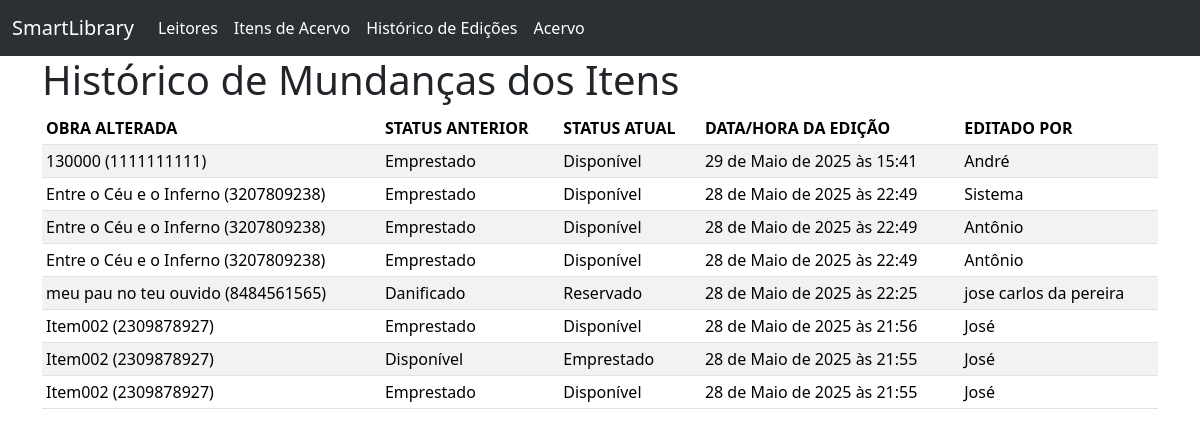
Before: /collection-item/history with the older database file.
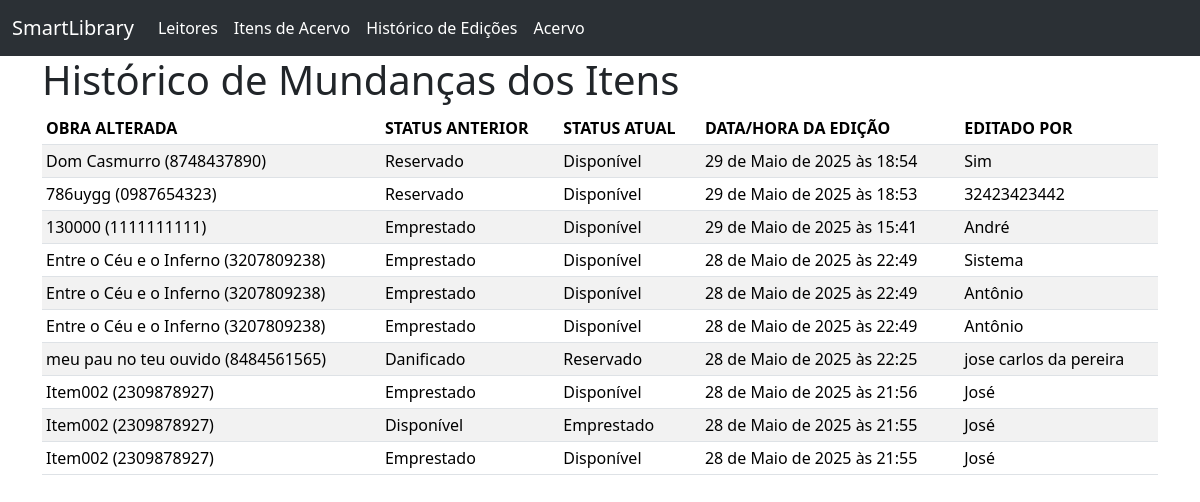
After: the same page with the newer database file.
### collection_item/models.py (models this page shows, shortened)
class ItemStatusChange(models.Model):
    item = models.ForeignKey(
        CollectionItem, on_delete=models.CASCADE, related_name="status_changes"
    )
    previous_status = models.CharField(max_length=10, verbose_name="Status Anterior")
    new_status = models.CharField(max_length=10, verbose_name="Novo Status")
    changed_at = models.DateTimeField(verbose_name="Data da Alteração", default=now)
    changed_by = models.CharField(
        max_length=100,
        verbose_name="Responsável pela Alteração",
        blank=False,
        null=False,
    )
    class Meta:
        ordering = ["-changed_at"]
        verbose_name = "Alteração de Status"
        verbose_name_plural = "Alterações de Status"

class CollectionItem(models.Model):
    ESTADO_CONSEVACAO = {
        "Bom": "Bom",
        "Regular": "Regular",
        "Ruim": "Ruim",
        "Danificado": "Danificado",
    }
    ESTADO_DISPONIVEL = {
        "Disponível": "Disponível",
        "Emprestado": "Emprestado",
        "Reservado": "Reservado",
    }
    title = models.CharField(
        verbose_name="Título da Obra",
        max_length=50,
        null=False,
        blank=False,
    )
    id_code = models.CharField(
        verbose_name="Código Identificador",
        max_length=10,
        primary_key=True,
        validators=[id_code_validator],
    )
    preservation = models.CharField(
        verbose_name="Estado de Conservação",
        max_length=10,
        choices=ESTADO_CONSEVACAO,
        null=False,
        blank=False,
    )
    availability = models.CharField(
        verbose_name="Disponibilidade",
        max_length=10,
        choices=ESTADO_DISPONIVEL,
        null=False,
        blank=False,
    )
    entry_date = models.DateField(
        auto_now_add=True,
        null=False,
        blank=False,
    )
    class Meta:
        ordering = ["title"]
        verbose_name = "Item do Acervo"
        verbose_name_plural = "Itens do Acervo"
    def __str__(self):
        return f"{self.title} ({self.id_code})"

### collection_item/views.py (the view)
class ItemHistoryView(ListView):
    model = ItemStatusChange
    template_name = "collection_item/item_history.html"

### collection_item/templates/collection_item/item_history.html (shortened to what this page needs)
{% extends "base.html" %}
{% block main_content %}
    <h1>Histórico de Mundanças dos Itens</h1>
    {% if itemstatuschange_list %}
    <div class="table-responsive">
        <table class="table table-striped table-hover table-sm">
            <thead>
                <tr>
                    <th scope="col">OBRA ALTERADA</th>
                    <th scope="col">STATUS ANTERIOR</th>
                    <th scope="col">STATUS ATUAL</th>
                    <th scope="col">DATA/HORA DA EDIÇÃO</th>
                    <th scope="col">EDITADO POR</th>
                </tr>
            </thead>
            <tbody>
                {% for item in itemstatuschange_list %}
                    <tr>
                        <td scope="row"> {{ item.item }} </td>
                        <td> {{ item.previous_status }} </td>
                        <td> {{ item.new_status }} </td>
                        <td> {{ item.changed_at }} </td>
                        <td> {{ item.changed_by }} </td>
                    </tr>
                {% endfor %}
            </tbody>
        </table>
    </div>
    {% else %}
        <p>Não tem nada cadastrado ainda</p>
    {% endif %}
{% endblock main_content %}

Changed rows visible on the page:
added ItemStatusChange: item "Dom Casmurro (8748437890)", previous_status "Reservado", new_status "Disponível", changed_at "29 de Maio de 2025 às 18:54", changed_by "Sim"
added ItemStatusChange: item "786uygg (0987654323)", previous_status "Reservado", new_status "Disponível", changed_at "29 de Maio de 2025 às 18:53", changed_by "32423423442"
